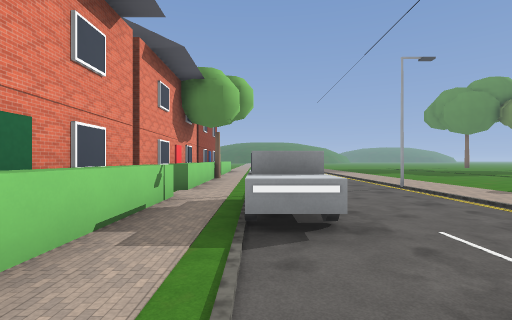
View 1 (above)

22 first-person views from a walk through a 3-D level made in the Godot game engine. The camera is 1.3 m above the floor, looks level and sees 85° across. The floor is counted in squares, 2 m on a side. Each view is taken from the middle of a square. On the plan, view 1 faces up. The plan holds only what a view shows up to about 9 squares ahead; the rest is blank. The place goes on beyond the plan.

View 2
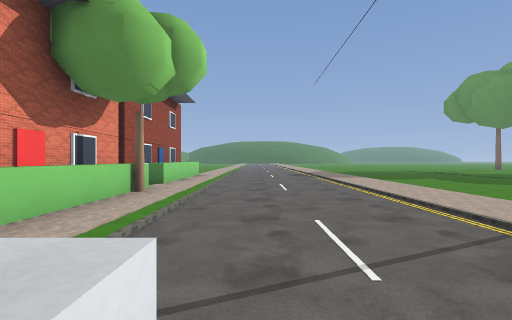

View 3
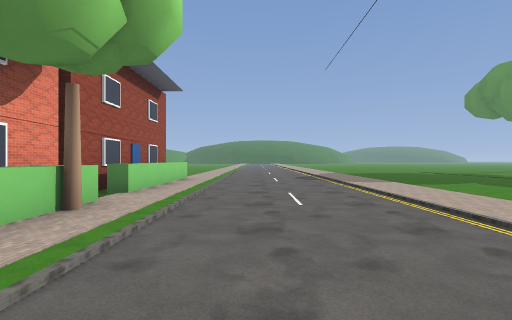

View 4
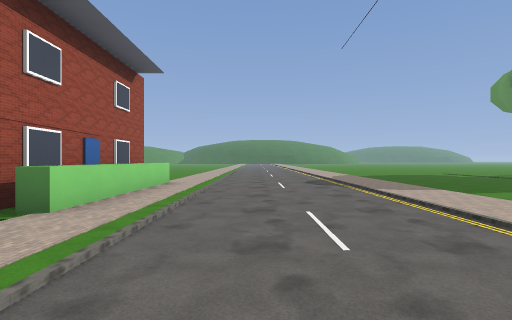

View 5
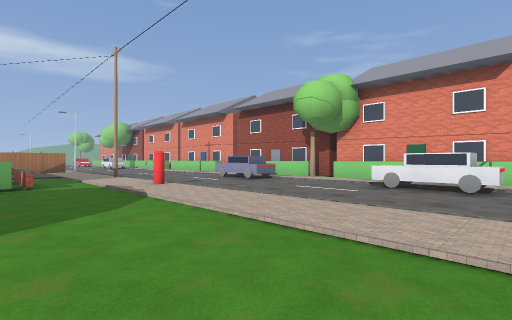

View 6
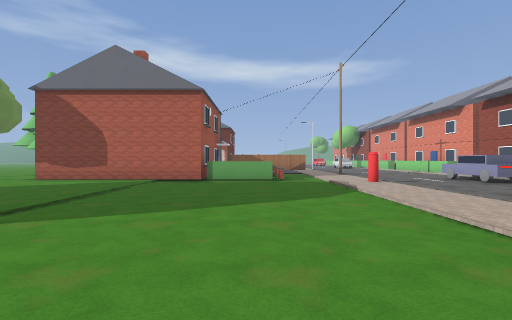

View 7
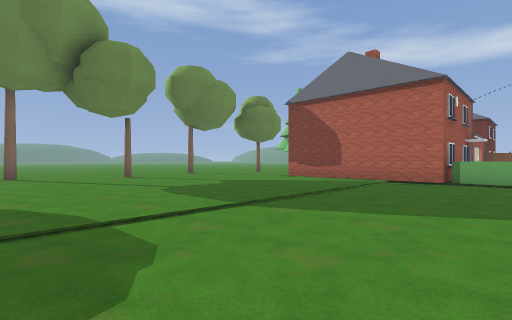

View 8
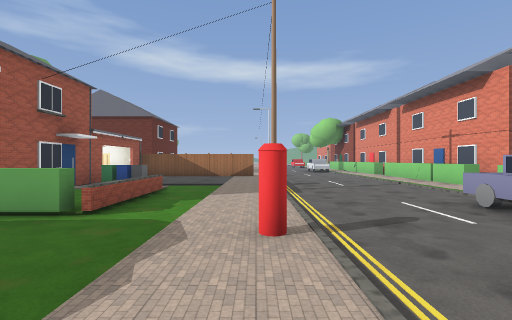

View 9
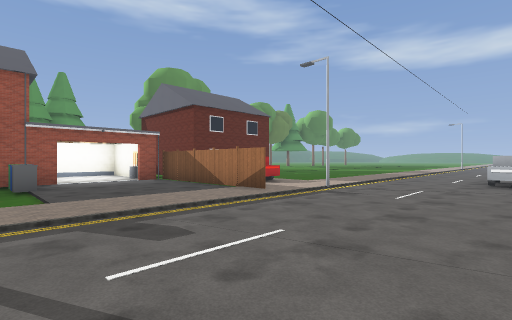

View 10
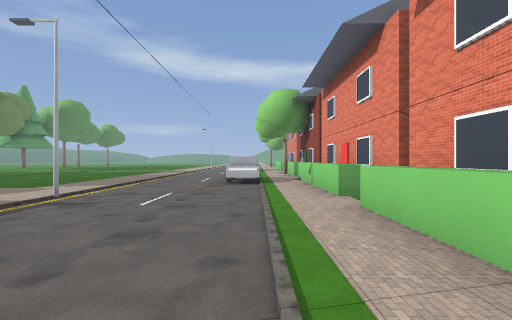

View 11
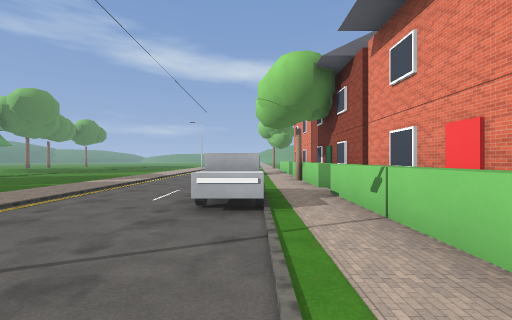

View 12
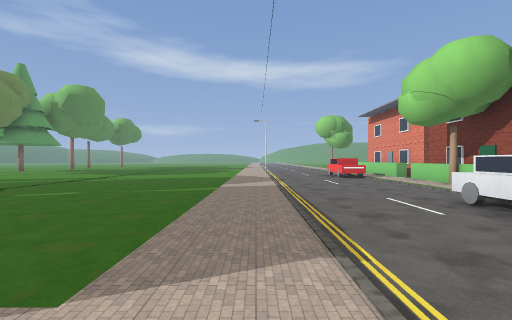

View 13
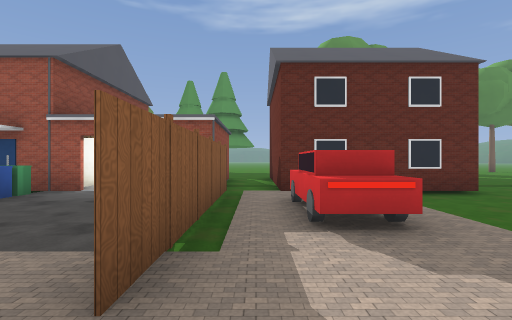

View 14
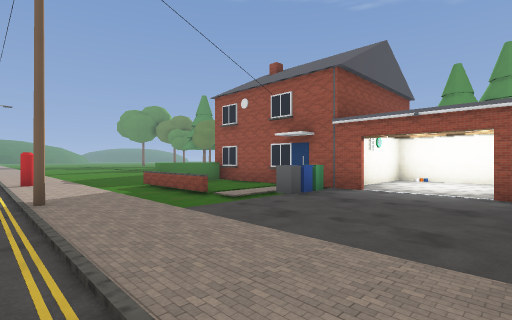

View 15
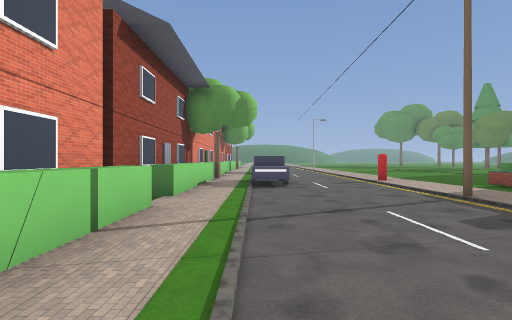

View 16
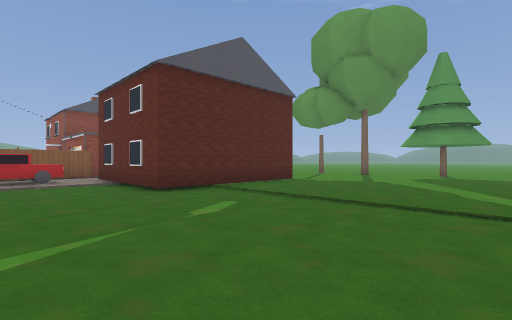

View 17
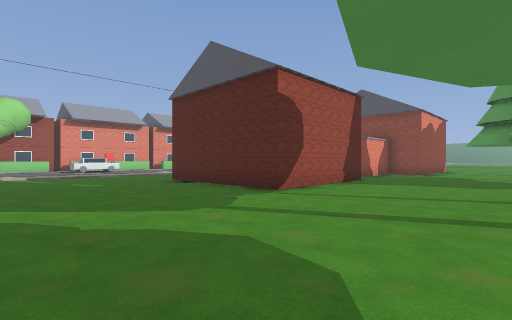

View 18
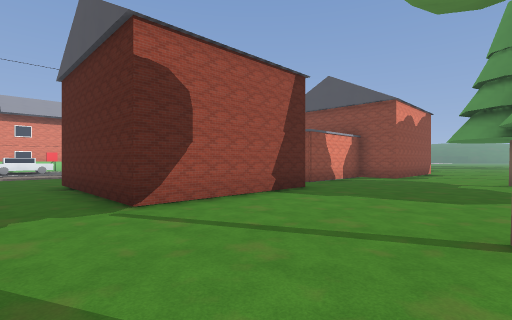

View 19
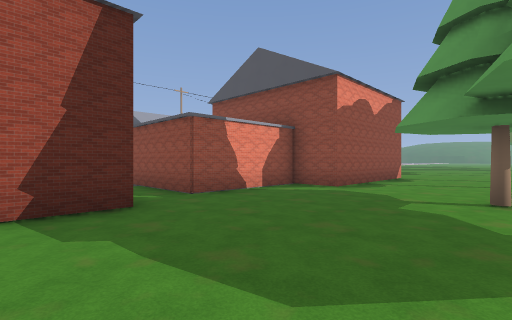

View 20
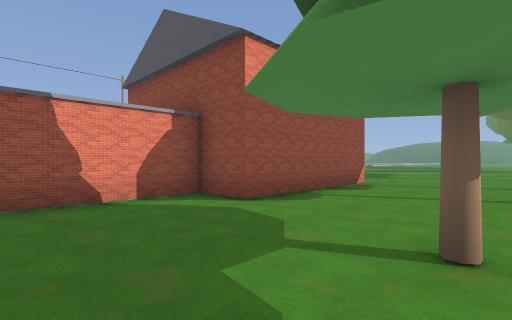

View 21
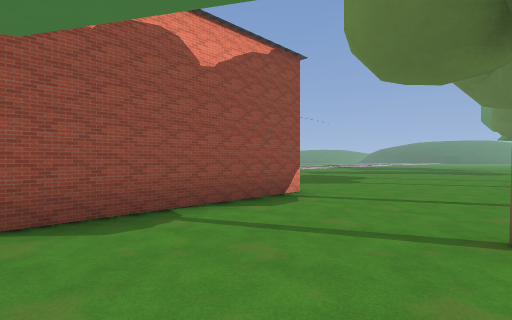

View 22
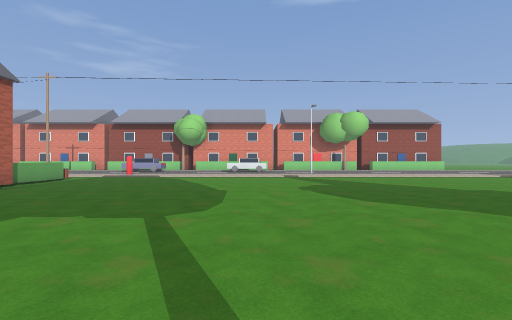

### Floor plan
Key: @ floor where view 1 was taken; # wall or solid block; . floor; / step, stairs or slope; = window, fence, low wall or low ledge; ^ raised ledge; C car; B bin.
Columns run from 3 left of view 1 to 17 right of it. Each row starts with its distance up from view 1.
 17   ....../...
 16 # ....../...
 15 # ....../...
 14 #......./...
 13 #......./...
 12 #......./...
 11 #......./...
 10 #.=...../....
  9 #.=...../......
  8 #......./.......
  7 #.....#./........
  6 #......./...........
  5 #......./............
  4 #..^..../............
  3 #..^..../............
  2 #......./...........
  1 # ....../............
  0 # .@..../............
 -1 # =....#/............
 -2 # .C..../............
 -3 # .C..../^^^#####....
 -4 #......./^..#   #...#
 -5 #......#/^..#   #....
 -6 #......./.. #   #....
 -7 #.........BB#####....
 -8 #..............#.....
 -9 #..............#.....
-10 #.......########.....
-11 #....................
-12 #.....#..^^.#####....
-13 #...........#   #....
-14 #......./...#   #...#
-15 #..^..../...#####....
-16 #..^..../............
-17 #......./............
-18 # ....../............
-19 # =...../............
-20 # =...../............
-21 # ....../..........

Where each view was taken, in squares from view 1:
view 1: 0 up, 0 right, facing up
view 2: 4 up, 1 right, facing up
view 3: 6 up, 1 right, facing up
view 4: 8 up, 1 right, facing up
view 5: 5 up, 7 right, facing down-left
view 6: 6 up, 7 right, facing down
view 7: 6 up, 7 right, facing down-right
view 8: 1 up, 4 right, facing down
view 9: 6 down, 0 right, facing down-right
view 10: 7 down, 0 right, facing down
view 11: 11 down, 0 right, facing down
view 12: 12 down, 4 right, facing down
view 13: 11 down, 3 right, facing right
view 14: 10 down, 3 right, facing up-right
view 15: 10 down, 0 right, facing up
view 16: 21 down, 6 right, facing up-right
view 17: 20 down, 17 right, facing up-left
view 18: 17 down, 17 right, facing up-left
view 19: 13 down, 17 right, facing up-left
view 20: 10 down, 17 right, facing up-left
view 21: 7 down, 17 right, facing up-left
view 22: 4 up, 16 right, facing left
